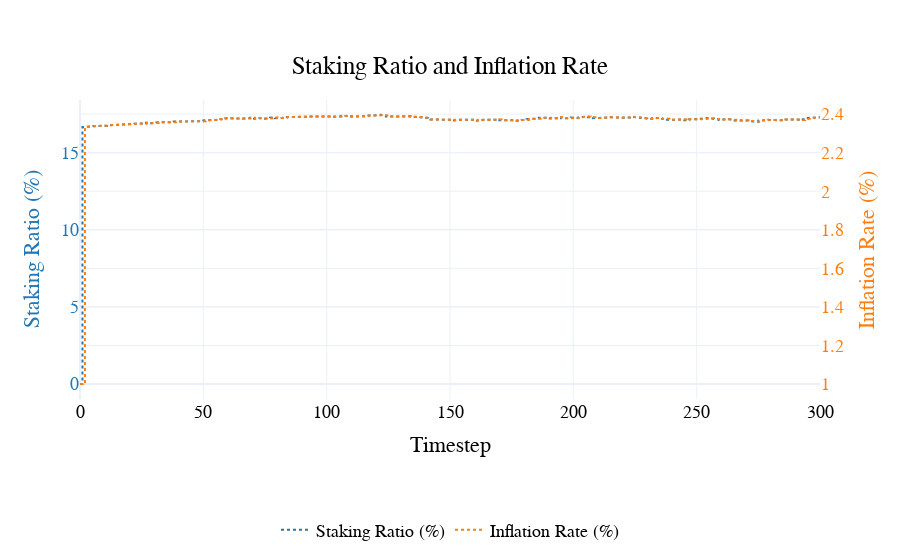

The cell this chart's notebook holds for it:
### Code cell
fig= visualizations.plot_staking_ratio_inflation_rate(
    df
)
pio.show(fig)

### Figure 1 — Plotly figure (JSON) as saved in the notebook; plotly's stock layout.template omitted (floating-point values rounded to 4 significant figures; data arrays with more than 128 entries replaced by an {"elided": "..."} marker saying what was removed)
{"data": [{"line": {"color": "#1f77b4", "dash": "dot"}, "name": "Staking Ratio (%)", "type": "scatter", "x": {"elided": "2401 int values"}, "y": {"elided": "2401 float values"}, "yaxis": "y"}, {"line": {"color": "#ff7f0e", "dash": "dot"}, "name": "Inflation Rate (%)", "type": "scatter", "x": {"elided": "2401 int values"}, "y": {"elided": "2401 float values"}, "yaxis": "y2"}], "layout": {"font": {"color": "black", "family": "Arial", "size": 18}, "hovermode": "x unified", "legend": {"orientation": "h", "x": 0.5, "xanchor": "center", "y": -0.5, "yanchor": "bottom"}, "paper_bgcolor": "rgba(255, 255, 255, 1)", "plot_bgcolor": "rgba(255, 255, 255, 1)", "title": {"text": "Staking Ratio and Inflation Rate", "x": 0.5, "xanchor": "center", "y": 0.9, "yanchor": "top"}, "xaxis": {"title": {"text": "Timestep"}}, "yaxis": {"tickfont": {"color": "#1f77b4"}, "title": {"font": {"color": "#1f77b4"}, "text": "Staking Ratio (%)"}}, "yaxis2": {"overlaying": "y", "side": "right", "tickfont": {"color": "#ff7f0e"}, "title": {"font": {"color": "#ff7f0e"}, "text": "Inflation Rate (%)"}}}}
